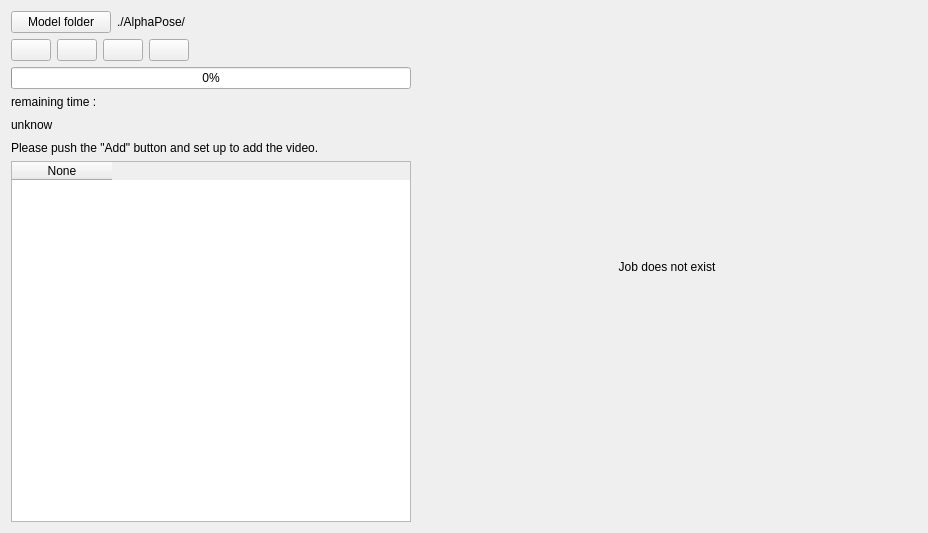
          <widget class="QWidget" name="alphapose">
           <attribute name="title">
            <string>AlphaPose</string>
           </attribute>
           <layout class="QGridLayout" name="gridLayout_3">
            <item row="0" column="0">
             <layout class="QHBoxLayout" name="horizontalLayout_6">
              <item>
               <layout class="QGridLayout" name="gridLayout">
                <item row="0" column="0">
                 <layout class="QHBoxLayout" name="horizontalLayout_4">
                  <item>
                   <widget class="QPushButton" name="pushButton_4">
                    <property name="maximumSize">
                     <size>
                      <width>100</width>
                      <height>16777215</height>
                     </size>
                    </property>
                    <property name="text">
                     <string>Model folder</string>
                    </property>
                   </widget>
                  </item>
                  <item>
                   <widget class="QLabel" name="label_5">
                    <property name="text">
                     <string>./AlphaPose/</string>
                    </property>
                   </widget>
                  </item>
                 </layout>
                </item>
                <item row="1" column="0">
                 <layout class="QHBoxLayout" name="horizontalLayout_3">
                  <item>
                   <widget class="QPushButton" name="pushButton">
                    <property name="maximumSize">
                     <size>
                      <width>51</width>
                      <height>51</height>
                     </size>
                    </property>
                    <property name="toolTip">
                     <string>Add</string>
                    </property>
                    <property name="text">
                     <string/>
                    </property>
                    <property name="icon">
                     <iconset>
                      <normaloff>images/add_2.png</normaloff>images/add_2.png</iconset>
                    </property>
                    <property name="iconSize">
                     <size>
                      <width>40</width>
                      <height>40</height>
                     </size>
                    </property>
                   </widget>
                  </item>
                  <item>
                   <widget class="QPushButton" name="pushButton_3">
                    <property name="maximumSize">
                     <size>
                      <width>51</width>
                      <height>51</height>
                     </size>
                    </property>
                    <property name="toolTip">
                     <string>Delet</string>
                    </property>
                    <property name="text">
                     <string/>
                    </property>
                    <property name="icon">
                     <iconset>
                      <normaloff>images/remove_2.png</normaloff>images/remove_2.png</iconset>
                    </property>
                    <property name="iconSize">
                     <size>
                      <width>40</width>
                      <height>40</height>
                     </size>
                    </property>
                   </widget>
                  </item>
                  <item>
                   <widget class="QPushButton" name="pushButton_2">
                    <property name="maximumSize">
                     <size>
                      <width>51</width>
                      <height>51</height>
                     </size>
                    </property>
                    <property name="toolTip">
                     <string>Run</string>
                    </property>
                    <property name="text">
                     <string/>
                    </property>
                    <property name="icon">
                     <iconset>
                      <normaloff>images/run.png</normaloff>images/run.png</iconset>
                    </property>
                    <property name="iconSize">
                     <size>
                      <width>40</width>
                      <height>40</height>
                     </size>
                    </property>
                   </widget>
                  </item>
                  <item>
                   <widget class="QPushButton" name="pushButton_31">
                    <property name="text">
                     <string/>
                    </property>
                    <property name="icon">
                     <iconset>
                      <normaloff>images/multi-run.png</normaloff>images/multi-run.png</iconset>
                    </property>
                    <property name="iconSize">
                     <size>
                      <width>40</width>
                      <height>40</height>
                     </size>
                    </property>
                   </widget>
                  </item>
                  <item>
                   <spacer name="horizontalSpacer">
                    <property name="orientation">
                     <enum>Qt::Horizontal</enum>
                    </property>
                    <property name="sizeHint" stdset="0">
                     <size>
                      <width>40</width>
                      <height>20</height>
                     </size>
                    </property>
                   </spacer>
                  </item>
                 </layout>
                </item>
                <item row="2" column="0">
                 <widget class="QProgressBar" name="progressBar">
                  <property name="maximumSize">
                   <size>
                    <width>400</width>
                    <height>16777215</height>
                   </size>
                  </property>
                  <property name="value">
                   <number>0</number>
                  </property>
                 </widget>
                </item>
                <item row="3" column="0">
                 <widget class="QLabel" name="label_7">
                  <property name="text">
                   <string>remaining time :</string>
                  </property>
                 </widget>
                </item>
                <item row="4" column="0">
                 <layout class="QHBoxLayout" name="horizontalLayout_2">
                  <item>
                   <widget class="QLabel" name="label_8">
                    <property name="minimumSize">
                     <size>
                      <width>200</width>
                      <height>0</height>
                     </size>
                    </property>
                    <property name="maximumSize">
                     <size>
                      <width>500</width>
                      <height>16777215</height>
                     </size>
                    </property>
                    <property name="text">
                     <string>unknow</string>
                    </property>
                   </widget>
                  </item>
                  <item>
                   <spacer name="horizontalSpacer_2">
                    <property name="orientation">
                     <enum>Qt::Horizontal</enum>
                    </property>
                    <property name="sizeHint" stdset="0">
                     <size>
                      <width>40</width>
                      <height>20</height>
                     </size>
                    </property>
                   </spacer>
                  </item>
                 </layout>
                </item>
                <item row="5" column="0">
                 <widget class="QLabel" name="label_9">
                  <property name="text">
                   <string>Please push the &quot;Add&quot; button and set up to add the video.</string>
                  </property>
                 </widget>
                </item>
                <item row="6" column="0">
                 <widget class="QTableWidget" name="tableWidget">
                  <property name="minimumSize">
                   <size>
                    <width>400</width>
                    <height>361</height>
                   </size>
                  </property>
                  <property name="maximumSize">
                   <size>
                    <width>16777215</width>
                    <height>9999999</height>
                   </size>
                  </property>
                  <property name="autoFillBackground">
                   <bool>false</bool>
                  </property>
                  <column>
                   <property name="text">
                    <string>None</string>
                   </property>
                  </column>
                 </widget>
                </item>
               </layout>
              </item>
              <item>
               <widget class="QLabel" name="label">
                <property name="minimumSize">
                 <size>
                  <width>500</width>
                  <height>0</height>
                 </size>
                </property>
                <property name="accessibleName">
                 <string/>
                </property>
                <property name="layoutDirection">
                 <enum>Qt::LeftToRight</enum>
                </property>
                <property name="text">
                 <string>Job does not exist</string>
                </property>
                <property name="alignment">
                 <set>Qt::AlignCenter</set>
                </property>
               </widget>
              </item>
             </layout>
            </item>
           </layout>
          </widget>
